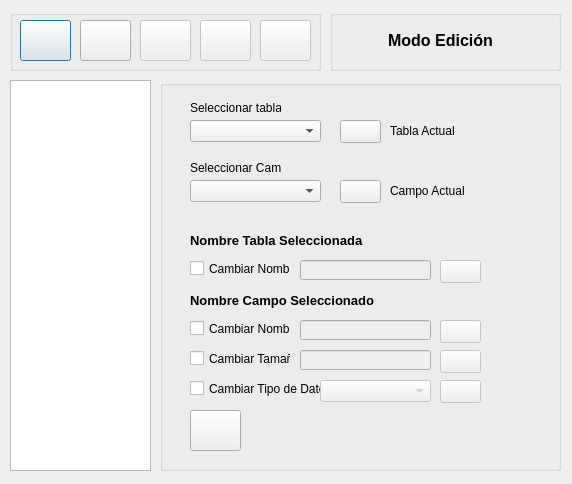
<?xml version="1.0" encoding="UTF-8"?>
<ui version="4.0">
 <class>EdicionModo</class>
 <widget class="QDialog" name="EdicionModo">
  <property name="geometry">
   <rect>
    <x>0</x>
    <y>0</y>
    <width>572</width>
    <height>484</height>
   </rect>
  </property>
  <property name="windowTitle">
   <string>Modo Edición</string>
  </property>
  <property name="windowIcon">
   <iconset>
    <normaloff>../../../CastellDraco/Downloads/pencil63.png</normaloff>../../../CastellDraco/Downloads/pencil63.png</iconset>
  </property>
  <widget class="QGroupBox" name="groupBox">
   <property name="geometry">
    <rect>
     <x>10</x>
     <y>10</y>
     <width>311</width>
     <height>61</height>
    </rect>
   </property>
   <property name="title">
    <string/>
   </property>
   <widget class="QPushButton" name="btnVisualizar">
    <property name="geometry">
     <rect>
      <x>10</x>
      <y>10</y>
      <width>51</width>
      <height>41</height>
     </rect>
    </property>
    <property name="text">
     <string/>
    </property>
    <property name="icon">
     <iconset resource="res.qrc">
      <normaloff>:/img/Iconos/visible9 (1).png</normaloff>:/img/Iconos/visible9 (1).png</iconset>
    </property>
    <property name="iconSize">
     <size>
      <width>16</width>
      <height>16</height>
     </size>
    </property>
   </widget>
   <widget class="QPushButton" name="btnBuscarCampos">
    <property name="enabled">
     <bool>false</bool>
    </property>
    <property name="geometry">
     <rect>
      <x>190</x>
      <y>10</y>
      <width>51</width>
      <height>41</height>
     </rect>
    </property>
    <property name="text">
     <string/>
    </property>
    <property name="icon">
     <iconset resource="res.qrc">
      <normaloff>:/img/Iconos/zoom19 (1).png</normaloff>:/img/Iconos/zoom19 (1).png</iconset>
    </property>
   </widget>
   <widget class="QPushButton" name="btnEditar">
    <property name="enabled">
     <bool>false</bool>
    </property>
    <property name="geometry">
     <rect>
      <x>130</x>
      <y>10</y>
      <width>51</width>
      <height>41</height>
     </rect>
    </property>
    <property name="text">
     <string/>
    </property>
    <property name="icon">
     <iconset resource="res.qrc">
      <normaloff>:/img/Iconos/pencil63.png</normaloff>:/img/Iconos/pencil63.png</iconset>
    </property>
   </widget>
   <widget class="QPushButton" name="btnAdministrarBD">
    <property name="enabled">
     <bool>false</bool>
    </property>
    <property name="geometry">
     <rect>
      <x>250</x>
      <y>10</y>
      <width>51</width>
      <height>41</height>
     </rect>
    </property>
    <property name="text">
     <string/>
    </property>
    <property name="icon">
     <iconset resource="res.qrc">
      <normaloff>:/img/Iconos/database38.png</normaloff>:/img/Iconos/database38.png</iconset>
    </property>
   </widget>
   <widget class="QPushButton" name="btnCrearTabla">
    <property name="enabled">
     <bool>true</bool>
    </property>
    <property name="geometry">
     <rect>
      <x>70</x>
      <y>10</y>
      <width>51</width>
      <height>41</height>
     </rect>
    </property>
    <property name="text">
     <string/>
    </property>
    <property name="icon">
     <iconset resource="res.qrc">
      <normaloff>:/img/Iconos/little14.png</normaloff>:/img/Iconos/little14.png</iconset>
    </property>
   </widget>
  </widget>
  <widget class="QTreeWidget" name="twiVizualizacinTabla">
   <property name="geometry">
    <rect>
     <x>10</x>
     <y>80</y>
     <width>141</width>
     <height>391</height>
    </rect>
   </property>
   <property name="columnCount">
    <number>1</number>
   </property>
   <attribute name="headerVisible">
    <bool>false</bool>
   </attribute>
   <column>
    <property name="text">
     <string notr="true">1</string>
    </property>
   </column>
  </widget>
  <widget class="QGroupBox" name="groupBox_3">
   <property name="geometry">
    <rect>
     <x>160</x>
     <y>80</y>
     <width>401</width>
     <height>391</height>
    </rect>
   </property>
   <property name="title">
    <string/>
   </property>
   <widget class="QComboBox" name="cboCampos">
    <property name="geometry">
     <rect>
      <x>30</x>
      <y>100</y>
      <width>131</width>
      <height>22</height>
     </rect>
    </property>
   </widget>
   <widget class="QLabel" name="label">
    <property name="geometry">
     <rect>
      <x>30</x>
      <y>20</y>
      <width>91</width>
      <height>16</height>
     </rect>
    </property>
    <property name="text">
     <string>Seleccionar tabla</string>
    </property>
   </widget>
   <widget class="QLabel" name="label_2">
    <property name="geometry">
     <rect>
      <x>30</x>
      <y>80</y>
      <width>91</width>
      <height>16</height>
     </rect>
    </property>
    <property name="text">
     <string>Seleccionar Campo</string>
    </property>
   </widget>
   <widget class="QComboBox" name="cboTablas">
    <property name="geometry">
     <rect>
      <x>30</x>
      <y>40</y>
      <width>131</width>
      <height>22</height>
     </rect>
    </property>
   </widget>
   <widget class="QPushButton" name="btnOkCampo">
    <property name="geometry">
     <rect>
      <x>180</x>
      <y>100</y>
      <width>41</width>
      <height>23</height>
     </rect>
    </property>
    <property name="text">
     <string/>
    </property>
    <property name="icon">
     <iconset resource="res.qrc">
      <normaloff>:/img/Iconos/done (1).png</normaloff>:/img/Iconos/done (1).png</iconset>
    </property>
   </widget>
   <widget class="QPushButton" name="btnOkTabla">
    <property name="geometry">
     <rect>
      <x>180</x>
      <y>40</y>
      <width>41</width>
      <height>23</height>
     </rect>
    </property>
    <property name="text">
     <string/>
    </property>
    <property name="icon">
     <iconset resource="res.qrc">
      <normaloff>:/img/Iconos/done (1).png</normaloff>:/img/Iconos/done (1).png</iconset>
    </property>
   </widget>
   <widget class="QLabel" name="label_3">
    <property name="geometry">
     <rect>
      <x>230</x>
      <y>40</y>
      <width>81</width>
      <height>21</height>
     </rect>
    </property>
    <property name="text">
     <string>Tabla Actual</string>
    </property>
   </widget>
   <widget class="QLabel" name="label_4">
    <property name="geometry">
     <rect>
      <x>230</x>
      <y>100</y>
      <width>81</width>
      <height>21</height>
     </rect>
    </property>
    <property name="text">
     <string>Campo Actual</string>
    </property>
   </widget>
   <widget class="QLabel" name="label_5">
    <property name="geometry">
     <rect>
      <x>30</x>
      <y>150</y>
      <width>181</width>
      <height>21</height>
     </rect>
    </property>
    <property name="text">
     <string>&lt;html&gt;&lt;head/&gt;&lt;body&gt;&lt;p&gt;&lt;span style=&quot; font-size:10pt; font-weight:600;&quot;&gt;Nombre Tabla Seleccionada&lt;/span&gt;&lt;/p&gt;&lt;/body&gt;&lt;/html&gt;</string>
    </property>
   </widget>
   <widget class="QCheckBox" name="chkCambiarNombreTabla">
    <property name="geometry">
     <rect>
      <x>30</x>
      <y>180</y>
      <width>101</width>
      <height>17</height>
     </rect>
    </property>
    <property name="text">
     <string>Cambiar Nombre</string>
    </property>
   </widget>
   <widget class="QLineEdit" name="txtNuevoNombreTabla">
    <property name="enabled">
     <bool>false</bool>
    </property>
    <property name="geometry">
     <rect>
      <x>140</x>
      <y>180</y>
      <width>131</width>
      <height>20</height>
     </rect>
    </property>
   </widget>
   <widget class="QPushButton" name="btnOkNuevoNombreTabla">
    <property name="enabled">
     <bool>false</bool>
    </property>
    <property name="geometry">
     <rect>
      <x>280</x>
      <y>180</y>
      <width>41</width>
      <height>23</height>
     </rect>
    </property>
    <property name="text">
     <string/>
    </property>
    <property name="icon">
     <iconset>
      <normaloff>Iconos/done (1).png</normaloff>Iconos/done (1).png</iconset>
    </property>
   </widget>
   <widget class="QLabel" name="label_6">
    <property name="geometry">
     <rect>
      <x>30</x>
      <y>210</y>
      <width>191</width>
      <height>21</height>
     </rect>
    </property>
    <property name="text">
     <string>&lt;html&gt;&lt;head/&gt;&lt;body&gt;&lt;p&gt;&lt;span style=&quot; font-size:10pt; font-weight:600;&quot;&gt;Nombre Campo Seleccionado&lt;/span&gt;&lt;/p&gt;&lt;/body&gt;&lt;/html&gt;</string>
    </property>
   </widget>
   <widget class="QCheckBox" name="chkCambiarNombreCampo">
    <property name="geometry">
     <rect>
      <x>30</x>
      <y>240</y>
      <width>101</width>
      <height>17</height>
     </rect>
    </property>
    <property name="text">
     <string>Cambiar Nombre</string>
    </property>
   </widget>
   <widget class="QLineEdit" name="txtNuevoNombreCampo">
    <property name="enabled">
     <bool>false</bool>
    </property>
    <property name="geometry">
     <rect>
      <x>140</x>
      <y>240</y>
      <width>131</width>
      <height>20</height>
     </rect>
    </property>
   </widget>
   <widget class="QPushButton" name="btnOkNuevoNombreCampo">
    <property name="enabled">
     <bool>false</bool>
    </property>
    <property name="geometry">
     <rect>
      <x>280</x>
      <y>240</y>
      <width>41</width>
      <height>23</height>
     </rect>
    </property>
    <property name="text">
     <string/>
    </property>
    <property name="icon">
     <iconset resource="res.qrc">
      <normaloff>:/img/Iconos/done (1).png</normaloff>:/img/Iconos/done (1).png</iconset>
    </property>
   </widget>
   <widget class="QCheckBox" name="chkCambiarNombreCampo_2">
    <property name="geometry">
     <rect>
      <x>30</x>
      <y>270</y>
      <width>101</width>
      <height>17</height>
     </rect>
    </property>
    <property name="text">
     <string>Cambiar Tamaño</string>
    </property>
   </widget>
   <widget class="QPushButton" name="btnOkNuevoTamanoCampo">
    <property name="enabled">
     <bool>false</bool>
    </property>
    <property name="geometry">
     <rect>
      <x>280</x>
      <y>270</y>
      <width>41</width>
      <height>23</height>
     </rect>
    </property>
    <property name="text">
     <string/>
    </property>
    <property name="icon">
     <iconset resource="res.qrc">
      <normaloff>:/img/Iconos/done (1).png</normaloff>:/img/Iconos/done (1).png</iconset>
    </property>
   </widget>
   <widget class="QLineEdit" name="txtNuevoNombreCampo_2">
    <property name="enabled">
     <bool>false</bool>
    </property>
    <property name="geometry">
     <rect>
      <x>140</x>
      <y>270</y>
      <width>131</width>
      <height>20</height>
     </rect>
    </property>
   </widget>
   <widget class="QCheckBox" name="chkCambiarNombreCampo_3">
    <property name="geometry">
     <rect>
      <x>30</x>
      <y>300</y>
      <width>131</width>
      <height>17</height>
     </rect>
    </property>
    <property name="text">
     <string>Cambiar Tipo de Dato</string>
    </property>
   </widget>
   <widget class="QComboBox" name="cboTipodeDato">
    <property name="enabled">
     <bool>false</bool>
    </property>
    <property name="geometry">
     <rect>
      <x>160</x>
      <y>300</y>
      <width>111</width>
      <height>22</height>
     </rect>
    </property>
    <property name="editable">
     <bool>false</bool>
    </property>
   </widget>
   <widget class="QPushButton" name="btnOkNuevoTipoDatoCampo">
    <property name="enabled">
     <bool>false</bool>
    </property>
    <property name="geometry">
     <rect>
      <x>280</x>
      <y>300</y>
      <width>41</width>
      <height>23</height>
     </rect>
    </property>
    <property name="text">
     <string/>
    </property>
    <property name="icon">
     <iconset resource="res.qrc">
      <normaloff>:/img/Iconos/done (1).png</normaloff>:/img/Iconos/done (1).png</iconset>
    </property>
   </widget>
   <widget class="QPushButton" name="btnEditarTodo">
    <property name="geometry">
     <rect>
      <x>30</x>
      <y>330</y>
      <width>51</width>
      <height>41</height>
     </rect>
    </property>
    <property name="text">
     <string/>
    </property>
    <property name="icon">
     <iconset resource="res.qrc">
      <normaloff>:/img/Iconos/pencil63.png</normaloff>:/img/Iconos/pencil63.png</iconset>
    </property>
    <property name="iconSize">
     <size>
      <width>32</width>
      <height>32</height>
     </size>
    </property>
   </widget>
  </widget>
  <widget class="QGroupBox" name="groupBox_2">
   <property name="geometry">
    <rect>
     <x>330</x>
     <y>10</y>
     <width>231</width>
     <height>61</height>
    </rect>
   </property>
   <property name="title">
    <string/>
   </property>
   <widget class="QLabel" name="lblTituloForm">
    <property name="geometry">
     <rect>
      <x>10</x>
      <y>0</y>
      <width>201</width>
      <height>61</height>
     </rect>
    </property>
    <property name="text">
     <string notr="true">&lt;html&gt;&lt;head/&gt;&lt;body&gt;&lt;p align=&quot;center&quot;&gt;&lt;span style=&quot; font-size:12pt; font-weight:600;&quot;&gt;Modo Edición&lt;/span&gt;&lt;/p&gt;&lt;/body&gt;&lt;/html&gt;</string>
    </property>
    <property name="textFormat">
     <enum>Qt::RichText</enum>
    </property>
   </widget>
  </widget>
 </widget>
 <resources>
  <include location="res.qrc"/>
 </resources>
 <connections/>
</ui>
